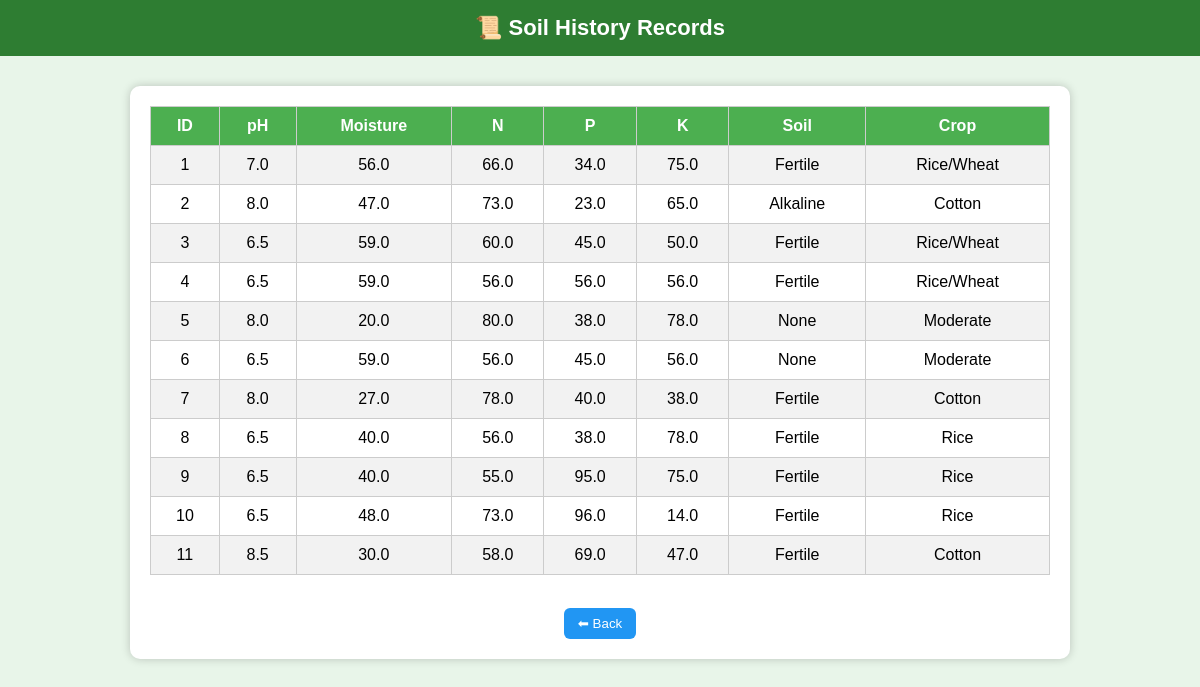
Before: /history with the older database file.
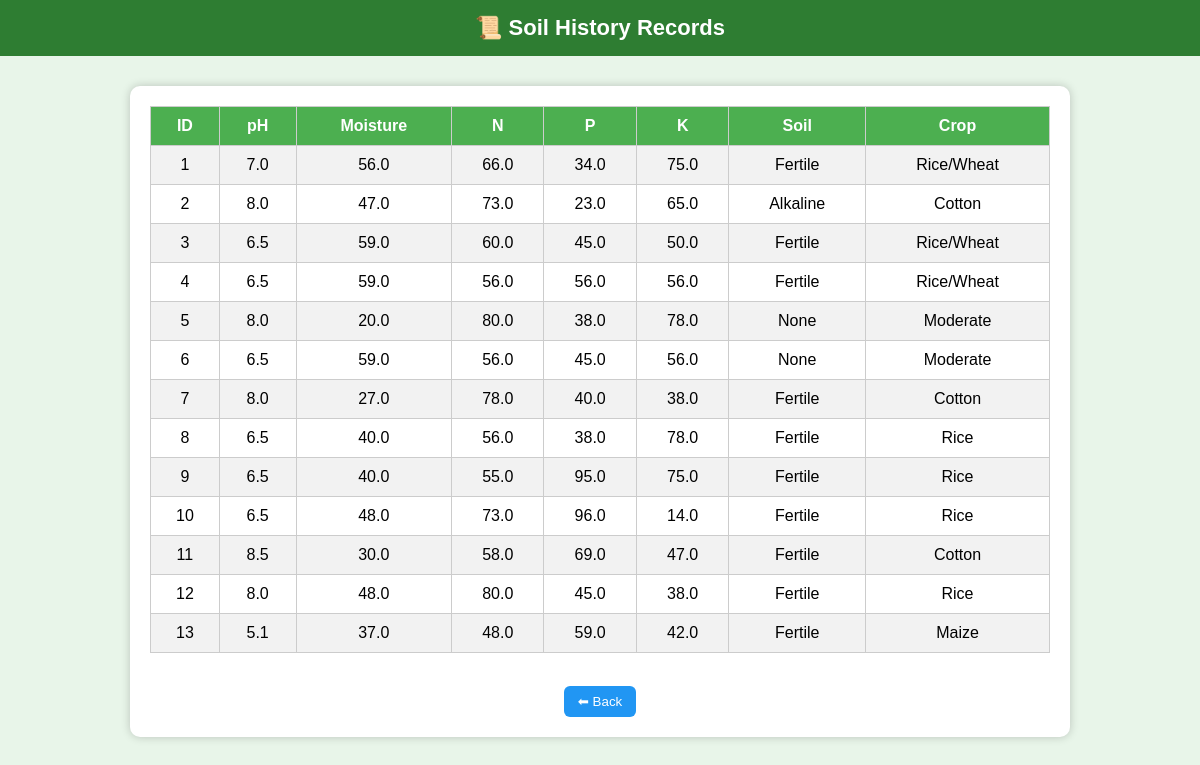
After: the same page with the newer database file.
### tables this page shows
CREATE TABLE soil(
        id INTEGER PRIMARY KEY AUTOINCREMENT,
        ph REAL,
        moisture REAL,
        n REAL,
        p REAL,
        k REAL,
        soil TEXT,
        crop TEXT
    );

### app.py (the view)
@app.route("/history")
def history():
    conn = sqlite3.connect("soil.db")
    data = conn.execute("SELECT * FROM soil").fetchall()
    conn.close()
    return render_template("history.html", data=data)

### templates/history.html (shortened to what this page needs)
<!DOCTYPE html>
<html>
<head>
</head>
<body>
<div class="header">
📜 Soil History Records
</div>
<div class="container">
<table>
<tr>
<th>ID</th>
<th>pH</th>
<th>Moisture</th>
<th>N</th>
<th>P</th>
<th>K</th>
<th>Soil</th>
<th>Crop</th>
</tr>
{% for row in data %}
<tr>
{% for col in row %}
<td>{{ col }}</td>
{% endfor %}
</tr>
{% endfor %}
</table>
<br>
<a href="/">
    <button class="back">⬅ Back</button>
</a>
</div>
</body>
</html>

### templates/history.html (style rules this page uses)
body { font-family: Arial; background:#e8f5e9; text-align:center; margin:0; }
.header { background:#2e7d32; color:white; padding:15px; font-size:22px; font-weight:bold; }
.container { margin:30px auto; width:90%; max-width:900px; background:white; padding:20px; border-radius:10px; box-shadow:0 0 10px rgba(0,0,0,0.2); }
table { width:100%; border-collapse: collapse; }
th { background:#4caf50; color:white; }
th, td { padding:10px; border:1px solid #ccc; }
tr:nth-child(even) { background:#f2f2f2; }
.back { background:#2196f3; color:white; padding:8px 14px; border:none; border-radius:6px; margin-top:15px; cursor:pointer; }

Changed rows visible on the page:
added soil: row "12", ph "8.0", moisture "48.0", n "80.0", p "45.0", k "38.0", soil "Fertile", crop "Rice"
added soil: row "13", ph "5.1", moisture "37.0", n "48.0", p "59.0", k "42.0", soil "Fertile", crop "Maize"
